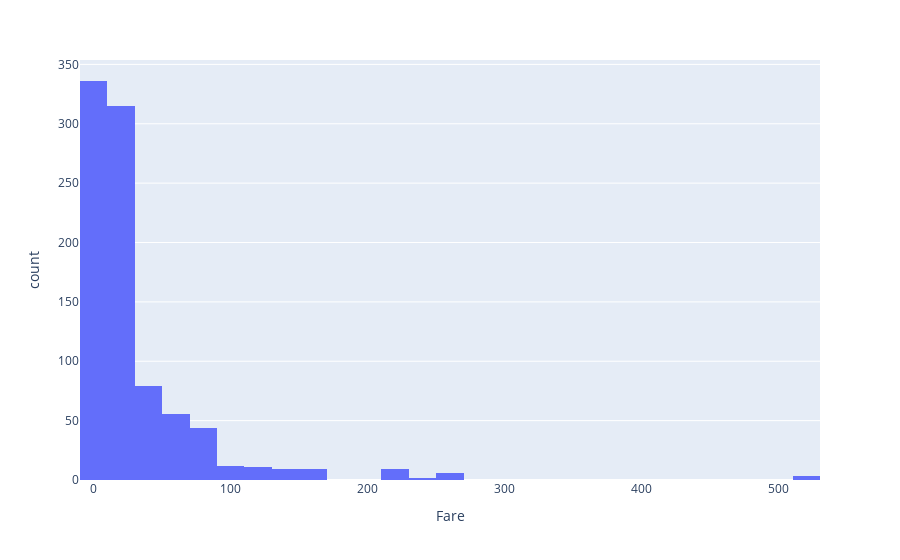

This figure's notebook cell:
### Code cell
import plotly.express as px
px.histogram(train, x='Fare', nbins=50)

### Figure 1 — Plotly figure (JSON) as saved in the notebook; plotly's stock layout.template omitted (floating-point values rounded to 4 significant figures; data arrays with more than 128 entries replaced by an {"elided": "..."} marker saying what was removed)
{"data": [{"alignmentgroup": "True", "bingroup": "x", "hovertemplate": "Fare=%{x}<br>count=%{y}<extra></extra>", "legendgroup": "", "marker": {"color": "#636efa", "pattern": {"shape": ""}}, "name": "", "nbinsx": 50, "offsetgroup": "", "orientation": "v", "showlegend": false, "type": "histogram", "x": {"elided": "891 float values"}, "xaxis": "x", "yaxis": "y"}], "layout": {"autosize": true, "barmode": "relative", "legend": {"tracegroupgap": 0}, "margin": {"t": 60}, "xaxis": {"anchor": "y", "autorange": true, "domain": [0, 1], "range": [-10, 530], "title": {"text": "Fare"}, "type": "linear"}, "yaxis": {"anchor": "x", "autorange": true, "domain": [0, 1], "range": [0, 353.7], "title": {"text": "count"}}}}
